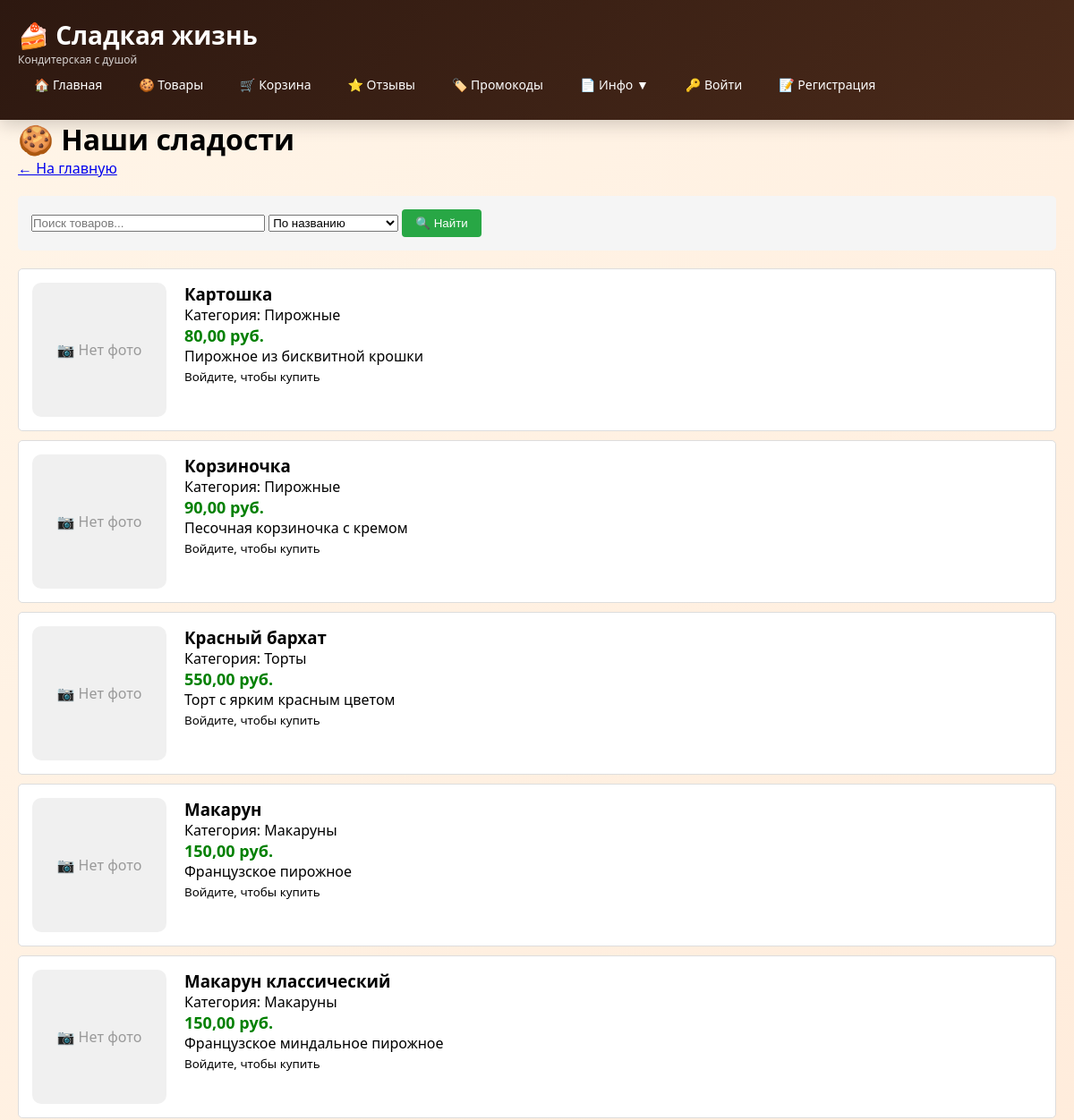
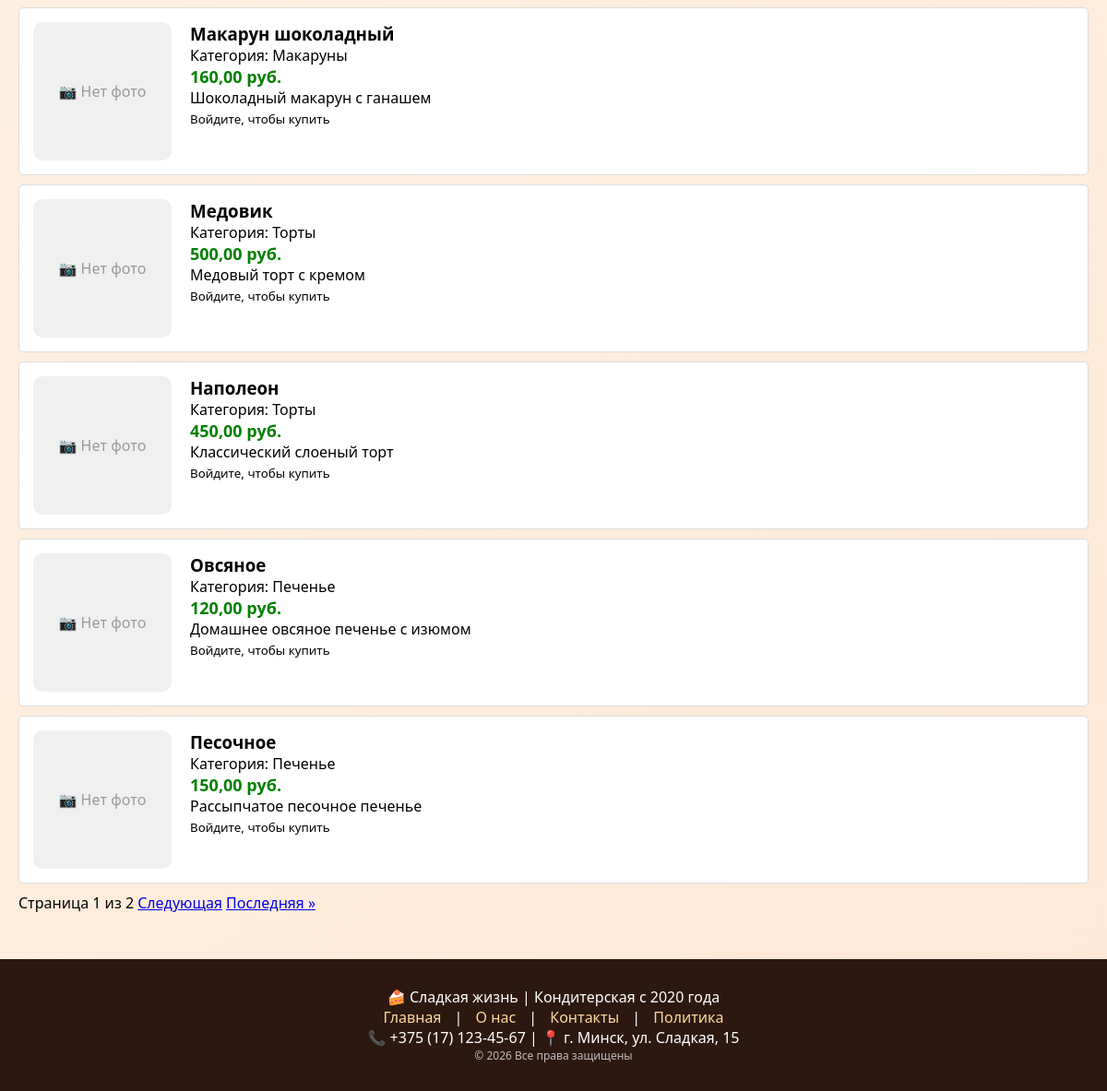
Screenshot of /products/ with the database file from the repository (2 pictures, top to bottom).
### shop/models.py (models this page shows, shortened)
class Product(models.Model):
    UNIT_CHOICES = [
        ('pcs', 'штуки'),
        ('kg', 'килограммы'),
        ('g', 'граммы'),
    ]
    name = models.CharField(max_length=100)
    category = models.ForeignKey(Category, on_delete=models.CASCADE, related_name='products')
    unit = models.CharField(max_length=3, choices=UNIT_CHOICES, default='pcs')
    price = models.DecimalField(max_digits=10, decimal_places=2, validators=[MinValueValidator(0)])
    description = models.TextField()
    image = models.ImageField(upload_to='products/', null=True, blank=True)
    is_available = models.BooleanField(default=True)
    created_at = models.DateTimeField(auto_now_add=True)
    updated_at = models.DateTimeField(auto_now=True)
    ingredients = models.ManyToManyField('Ingredient', through='ProductIngredient')

class Category(models.Model):
    name = models.CharField(max_length=50)
    description = models.TextField(blank=True)

### shop/views.py (the view)
# urls.py: re_path(r'^products/$', views.ProductListView.as_view(), name='products'),
class ProductListView(ListView):
    model = Product
    template_name = 'shop/products.html'
    context_object_name = 'products'
    paginate_by = 10
    def get_queryset(self):
        queryset = Product.objects.filter(is_available=True).select_related('category')
        search = self.request.GET.get('search', '')
        if search:
            queryset = queryset.filter(
                Q(name__icontains=search) |
                Q(description__icontains=search) |
                Q(category__name__icontains=search)
            )
        sort = self.request.GET.get('sort', 'name')
        if sort == 'price_asc':
            queryset = queryset.order_by('price')
        elif sort == 'price_desc':
            queryset = queryset.order_by('-price')
        elif sort == 'name':
            queryset = queryset.order_by('name')
        elif sort == 'created_at':
            queryset = queryset.order_by('-created_at')
        return queryset
    def get_context_data(self, **kwargs):
        context = super().get_context_data(**kwargs)
        context['search'] = self.request.GET.get('search', '')
        context['current_sort'] = self.request.GET.get('sort', 'name')
        return context

### shop/templates/shop/products.html (shortened to what this page needs)
{% extends 'shop/base.html' %}
{% block content %}
<h1>🍪 Наши сладости</h1>
<a href="{% url 'home' %}">← На главную</a>
<div class="search-form">
    <form method="get">
        <input type="text" name="search" placeholder="Поиск товаров..." value="{{ search }}" size="30">
        <select name="sort">
            <option value="name" {% if current_sort == 'name' %}selected{% endif %}>По названию</option>
        </select>
        <button type="submit">🔍 Найти</button>
    </form>
</div>
{% for product in products %}
    <div class="product">
        {% if product.image %}
            <img src="{{ product.image.url }}" alt="{{ product.name }}" class="product-image">
        {% else %}
            <div class="no-image">📷 Нет фото</div>
        {% endif %}
        <div class="product-info">
            <h3>{{ product.name }}</h3>
            <p>Категория: {{ product.category.name }}</p>
            <p class="price">{{ product.price }} руб.</p>
            <p>{{ product.description|truncatewords:20 }}</p>
            {% if user.is_authenticated %}
                <a href="{% url 'add_to_cart' product.id %}"><button>🛒 В корзину</button></a>
            {% else %}
                <p><small>Войдите, чтобы купить</small></p>
            {% endif %}
        </div>
    </div>
{% empty %}
    <p>Товаров не найдено. Добавьте товары в админ-панели!</p>
{% endfor %}
{% if is_paginated %}
    <div class="pagination">
        <span>Страница {{ page_obj.number }} из {{ page_obj.paginator.num_pages }}</span>
        {% if page_obj.has_next %}
            <a href="?page={{ page_obj.next_page_number }}">Следующая</a>
            <a href="?page={{ page_obj.paginator.num_pages }}">Последняя &raquo;</a>
        {% endif %}
    </div>
{% endif %}
{% endblock %}

### shop/templates/shop/base.html (style rules this page uses)
* { margin: 0; padding: 0; box-sizing: border-box; }
body { font-family: 'Segoe UI', Tahoma, Geneva, Verdana, sans-serif; background: linear-gradient(135deg, #fff5e8 0%, #ffe8d6 100%); min-height: 100vh; }

### shop/templates/shop/products.html (style rules this page uses)
.product { border: 1px solid #ddd; padding: 15px; margin: 10px 0; border-radius: 5px; display: flex; gap: 20px; align-items: flex-start; background: white; }
.product-info { flex: 1; }
.price { color: green; font-weight: bold; font-size: 18px; }
button { background: #28a745; color: white; padding: 8px 15px; border: none; border-radius: 4px; cursor: pointer; }
.search-form { margin: 20px 0; padding: 15px; background: #f5f5f5; border-radius: 5px; }
.no-image { width: 150px; height: 150px; background: #f0f0f0; display: flex; align-items: center; justify-content: center; border-radius: 10px; color: #999; }

### rows the page displays
Product: image "📷 Нет фото", name "Картошка", category.name "Пирожные", price "80,00", description "Пирожное из бисквитной крошки"
Product: image "📷 Нет фото", name "Корзиночка", category.name "Пирожные", price "90,00", description "Песочная корзиночка с кремом"
Product: image "📷 Нет фото", name "Красный бархат", category.name "Торты", price "550,00", description "Торт с ярким красным цветом"
Product: image "📷 Нет фото", name "Макарун", category.name "Макаруны", price "150,00", description "Французское пирожное"
Product: image "📷 Нет фото", name "Макарун классический", category.name "Макаруны", price "150,00", description "Французское миндальное пирожное"
Product: image "📷 Нет фото", name "Макарун шоколадный", category.name "Макаруны", price "160,00", description "Шоколадный макарун с ганашем"
Product: image "📷 Нет фото", name "Медовик", category.name "Торты", price "500,00", description "Медовый торт с кремом"
Product: image "📷 Нет фото", name "Наполеон", category.name "Торты", price "450,00", description "Классический слоеный торт"
Product: image "📷 Нет фото", name "Овсяное", category.name "Печенье", price "120,00", description "Домашнее овсяное печенье с изюмом"
Product: image "📷 Нет фото", name "Песочное", category.name "Печенье", price "150,00", description "Рассыпчатое песочное печенье"

### other values shown
{{ page_obj.number }} "1"
{{ page_obj.paginator.num_pages }} "2"
